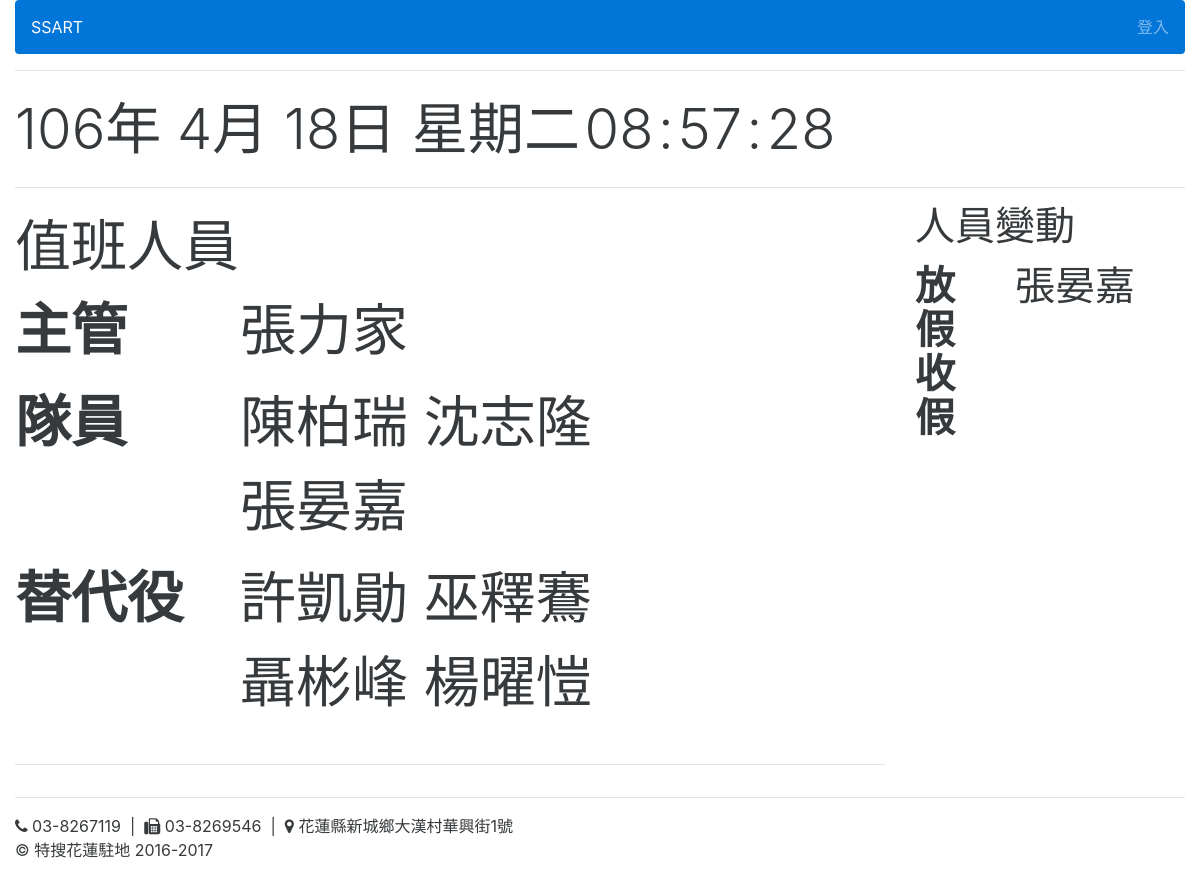
The page / on the database its author committed.
### userprofile/models.py (models this page shows, shortened)
class UserProfile(models.Model):
	name = models.CharField(max_length=20)
	rank = models.CharField(max_length=20, choices=RANK_CHOICES)
	number = models.IntegerField()
	mobile_phone = models.CharField(max_length=20, null=True, blank=True)
	home_phone = models.CharField(max_length=20, null=True, blank=True)
	emergency_call = models.CharField(max_length=20, null=True, blank=True)
	eat = models.BooleanField(default=True)
	objects = models.Manager()
	members = MemberManager()
	substitutes = SubstituteManager()
	eats = EatManager()
	def __str__(self):
		return self.name
	class Meta:
		ordering = ['number']

### ssarthl01/views.py (the view)
# urls.py: url(r'^$', index, name='index'),
def index(request):
	members = UserProfile.members.all()
	substitutes = UserProfile.substitutes.all()
	def get_holiday(date):
		year = date.strftime("%Y")
		month = date.strftime("%m")
		date = date.strftime("%d")
		year = str(int(year) - 1911)
		if re.match(r'0\d{1}', month):
			month = month.replace("0", "")
		date = int(date) -1
		year_month = year + month
		member_duty = []
		substitutes_duty = []
		holidays = HolidayFromDocx.objects.filter(identify=year_month)
		for holiday in holidays:
			dict_holiday = json.loads(holiday.date)
			if not dict_holiday[date]:
				if holiday.name in [x for x in members]:
					member_duty.append(holiday.name.name)
				else:
					substitutes_duty.append(holiday.name.name)
		if "張力家" in member_duty:
			member_duty.remove("張力家")
			supervisor = "張力家"
		elif "陳柏瑞" in member_duty:
			member_duty.remove("陳柏瑞")
			supervisor = "陳柏瑞"
		elif "游皓中" in member_duty:
			member_duty.remove("游皓中")
			supervisor = "游皓中"
		else:
			supervisor = ""
		return member_duty, substitutes_duty, supervisor
	today_member_duty, today_substitutes_duty, today_supervisor = get_holiday(datetime.datetime.now())
	tomorrow_member_duty, tomorrow_substitutes_duty, tomorrow_supervisor = get_holiday(datetime.date.today() + datetime.timedelta(days=1))
	day_off = []
	back = []
	for member in members:
		if member.name in today_member_duty or member.name == today_supervisor:
			if member.name not in tomorrow_member_duty and member.name != tomorrow_supervisor:
				day_off.append(member.name)
		if member.name not in today_member_duty and member.name != today_supervisor:
			if member.name in tomorrow_member_duty or member.name == tomorrow_supervisor:
				back.append(member.name)
	for substitute in substitutes:
		print(substitute)
		if substitute.name in today_substitutes_duty and substitute.name not in tomorrow_substitutes_duty:
				print(substitute)
				day_off.append(substitute.name)
		if substitute.name not in today_substitutes_duty and substitute.name in tomorrow_substitutes_duty:
				print(substitute)
				back.append(substitute.name)
	print('today_substitutes_duty',today_substitutes_duty)
	print('tomorrow_substitutes_duty',tomorrow_substitutes_duty)
	print("day_off",day_off)
	print("back",back)
	context = {
		'today_member_duty':today_member_duty,
		'today_substitutes_duty':today_substitutes_duty,
		'tomorrow_member_duty':tomorrow_member_duty,
		'tomorrow_substitutes_duty':tomorrow_substitutes_duty,
		'today_supervisor':today_supervisor,
		'tomorrow_supervisor':tomorrow_supervisor,
		'day_off':day_off,
		'back':back,
	}
	return render(request, 'index.html', context)

### userprofile/models.py (called while the page is built)
	def get_queryset(self):
		return super(MemberManager, self).get_queryset().filter(rank='隊員')

	def get_queryset(self):
		return super(SubstituteManager, self).get_queryset().filter(rank='替代役')

### templates/index.html (shortened to what this page needs)
{% extends 'base.html' %}
{% block content %}
<hr>
<div class="clock">
<span id="Date" class="display-4"></span>
      <span id="hours" class="display-4"></span>
      <span id="point" class="display-4">:</span>
      <span id="min" class="display-4"></span>
      <span id="point" class="display-4">:</span>
      <span id="sec" class="display-4"></span>
</div>
<hr>
<div class="row">
<div class="col-lg-9">
      <div class="row display-4">
        <div class="col-lg-9 todayb5">
          值班人員
			<dl class="row">
			<dt class="col-lg-4">主管</dt>
			<dd class="col-lg-8">{{ today_supervisor }}</dd>
			<dt class="col-lg-4">隊員</dt>
			<dd class="col-lg-8">{% for member in today_member_duty %}{{ member }} {% endfor %}</dd>
			<dt class="col-lg-4">替代役</dt>
			<dd class="col-lg-8">{% for substitute in today_substitutes_duty %}{{ substitute }} {% endfor %}</dd>
			</dl>
        </div>
        </div>
    <hr>
</div>
    <div class="col-lg-3 h1 change">
      <p>人員變動</p>
  <dl class="row">
  <dt class="col-lg-4">放假</dt>
  <dd class="col-lg-8">{% for people in day_off %}{{ people }} {% endfor %}</dd>
  <dt class="col-lg-4">收假</dt>
  <dd class="col-lg-8">{% for people in back %}{{ people }} {% endfor %}</dd>
  </dl>
  </div>
</div>
{% endblock %}

### rows shown on the page
UserProfile: name "張力家"
UserProfile: today_member_duty "陳柏瑞"
UserProfile: today_member_duty "沈志隆"
UserProfile: today_member_duty "張晏嘉", day_off "張晏嘉"
UserProfile: today_substitutes_duty "許凱勛"
UserProfile: today_substitutes_duty "巫釋鶱"
UserProfile: today_substitutes_duty "聶彬峰"
UserProfile: today_substitutes_duty "楊曜愷"
